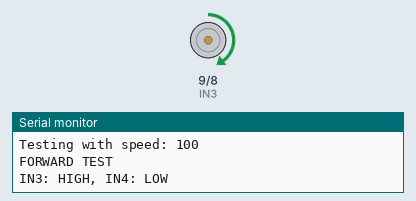
The sketch below on a simulated Arduino Uno, built with avr-gcc and run on an emulated ATmega328P. Shown: motor-driver pin pairs drawn as motors (green arrow = first pin HIGH = forward, orange = second pin HIGH = backward, longer = more drive, scaled by the enable pin), the last lines printed to the serial monitor.

Above: at 1.1 s.
At 7.1 s:
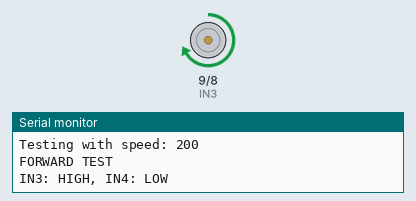
At 10.1 s:
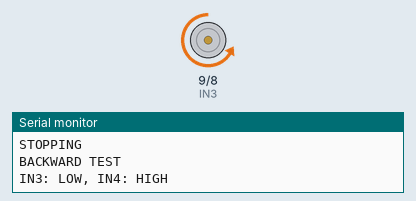
At 22.2 s:
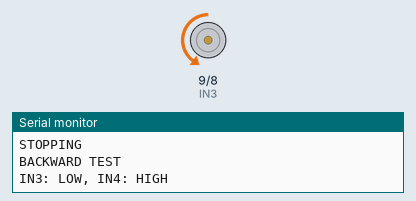
Timing chart, 0 to 23.5 s (numbered marks = the images above):
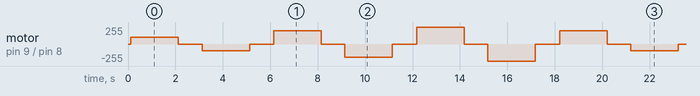

Measured:
- by itself, motor on pin 9 (IN3) / pin 8 (IN4): repeats every 18.1 s: stopped 1.0 s, backward 100/255 2.0 s, stopped 1.0 s, forward 200/255 2.0 s, stopped 1.0 s, backward 200/255 2.0 s, stopped 1.0 s, forward 255/255 2.0 s, stopped 1.0 s, backward 255/255 2.0 s, stopped 1.0 s, forward 200/255 2.0 s

The sketch:

LeftWheelPinTest.ino
```cpp
# define ENB 10  // Left motor speed
# define IN3 9   // Left motor direction
# define IN4 8   // Left motor direction

void setup() {
  Serial.begin(9600);

  // VERBOSE Pin Configuration
  Serial.println("LEFT WHEEL PIN TEST");
  Serial.print("ENB (speed pin): "); Serial.println(ENB);
  Serial.print("IN3 (direction pin 1): "); Serial.println(IN3);
  Serial.print("IN4 (direction pin 2): "); Serial.println(IN4);

  // Set all pins as OUTPUT
  pinMode(ENB, OUTPUT);
  pinMode(IN3, OUTPUT);
  pinMode(IN4, OUTPUT);

  // Initial state
  digitalWrite(IN3, LOW);
  digitalWrite(IN4, LOW);
  analogWrite(ENB, 0);
}

void testMotorMovement(int speed) {
  Serial.println("\n--- MOTOR MOVEMENT TEST ---");
  Serial.print("Testing with speed: "); Serial.println(speed);

  // Forward Test
  Serial.println("FORWARD TEST");
  Serial.println("IN3: HIGH, IN4: LOW");
  analogWrite(ENB, speed);
  digitalWrite(IN3, HIGH);
  digitalWrite(IN4, LOW);

  delay(2000);

  // Stop
  Serial.println("STOPPING");
  digitalWrite(IN3, LOW);
  digitalWrite(IN4, LOW);
  analogWrite(ENB, 0);

  delay(1000);

  // Backward Test
  Serial.println("BACKWARD TEST");
  Serial.println("IN3: LOW, IN4: HIGH");
  analogWrite(ENB, speed);
  digitalWrite(IN3, LOW);
  digitalWrite(IN4, HIGH);

  delay(2000);

  // Stop
  Serial.println("STOPPING");
  digitalWrite(IN3, LOW);
  digitalWrite(IN4, LOW);
  analogWrite(ENB, 0);

  delay(1000);
}

void loop() {
  // Test with different speeds
  testMotorMovement(100);   // Low speed
  testMotorMovement(200);   // Medium speed
  testMotorMovement(255);   // Full speed
}
```
